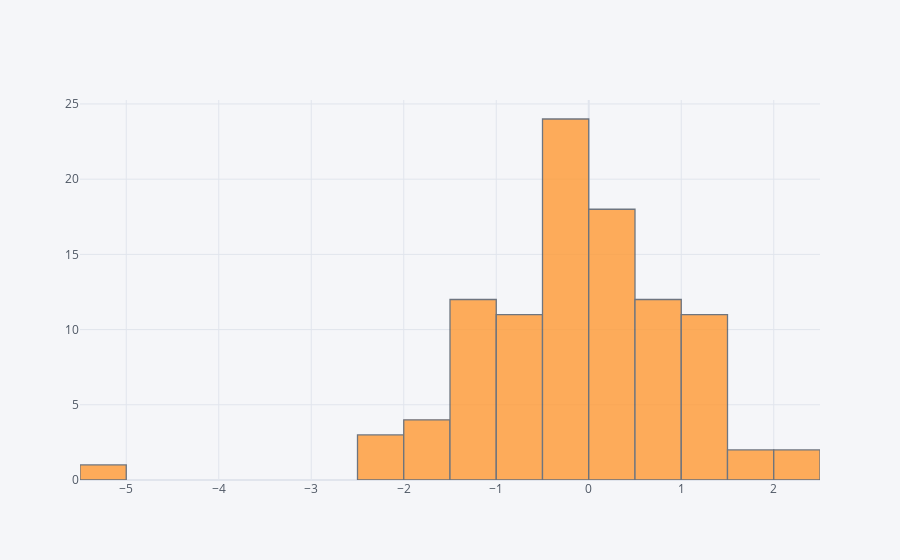

Source (notebook cell):
### Code cell
df['A'].iplot(kind='hist', bins=20)

### Figure 1 — Plotly figure (JSON) as saved in the notebook; plotly's stock layout.template omitted (floating-point values rounded to 4 significant figures)
{"data": [{"histfunc": "count", "histnorm": "", "marker": {"color": "rgba(255, 153, 51, 1.0)", "line": {"color": "#4D5663", "width": 1.3}}, "name": "A", "nbinsx": 20, "opacity": 0.8, "orientation": "v", "type": "histogram", "x": [-0.1264, -0.7043, 0.03993, -0.7926, 1.047, -0.9885, -1.077, -1.531, -0.8742, -1.074, -1.41, 0.9106, -0.3758, -0.1202, 1.214, -1.288, 0.7419, 0.01224, 0.4723, -1.601, 2.431, 0.04628, 1.066, 1.077, 0.6921, -0.9084, 0.8544, 0.05692, 0.6342, -0.4405, 0.2794, -0.08894, -0.01661, -0.4253, 0.9182, 2.189, -0.3703, 1.259, 1.134, 1.905, -0.03542, -1.516, 1.039, 0.8481, -2.101, 0.4432, -0.248, 0.212, -5.124, 0.4798, -0.5, -0.2644, 1.422, 0.1658, -1.073, 0.3828, 1.029, -0.8239, 0.3784, 0.6251, -1.5, -0.3645, -1.122, -0.9041, -2.245, 0.3962, -1.084, -0.4893, -0.3227, -0.9674, -0.3345, 0.8018, -2.318, 1.228, -0.507, -0.7021, 0.1648, -0.04408, -0.2065, 0.374, -0.2278, 1.671, -1.411, 0.06395, 0.3643, 0.529, -1.116, -1.353, 0.5557, -0.04947, -1.119, -1.061, 0.3128, -0.07848, 0.8065, -0.6738, 1.294, -0.4866, -0.006757, -0.4728]}], "layout": {"barmode": "overlay", "legend": {"bgcolor": "#F5F6F9", "font": {"color": "#4D5663"}}, "paper_bgcolor": "#F5F6F9", "plot_bgcolor": "#F5F6F9", "title": {"font": {"color": "#4D5663"}}, "xaxis": {"gridcolor": "#E1E5ED", "showgrid": true, "tickfont": {"color": "#4D5663"}, "title": {"font": {"color": "#4D5663"}, "text": ""}, "zerolinecolor": "#E1E5ED"}, "yaxis": {"gridcolor": "#E1E5ED", "showgrid": true, "tickfont": {"color": "#4D5663"}, "title": {"font": {"color": "#4D5663"}, "text": ""}, "zerolinecolor": "#E1E5ED"}}}
